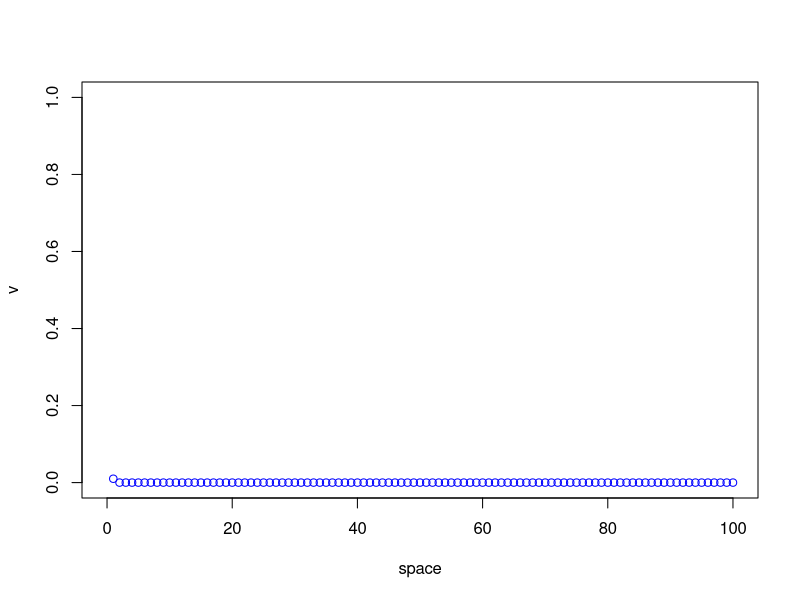
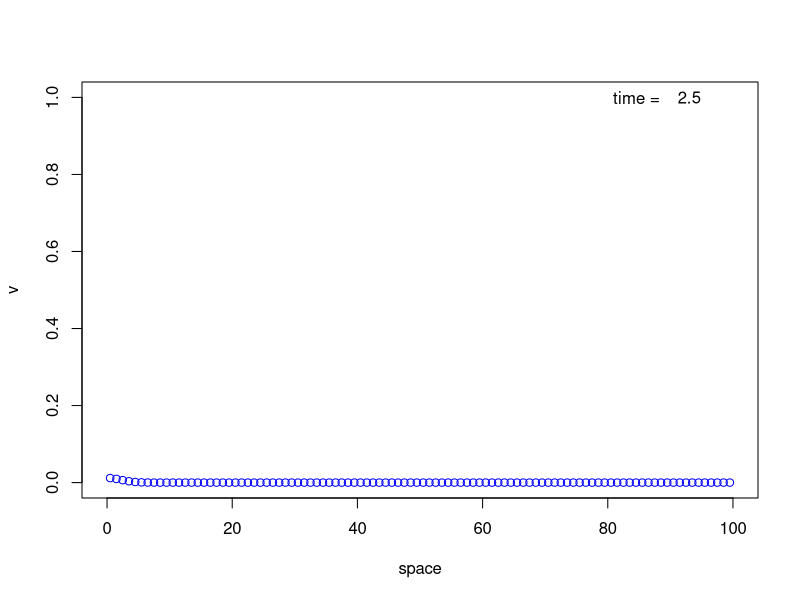
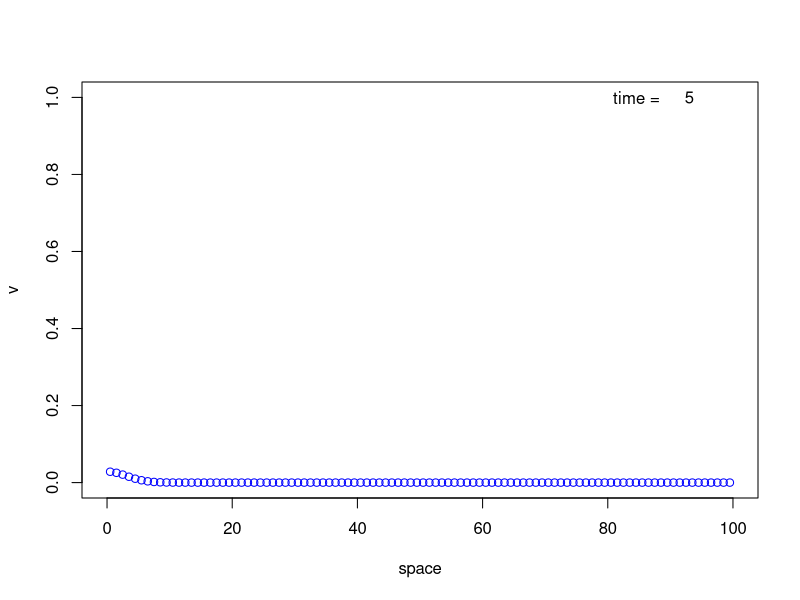
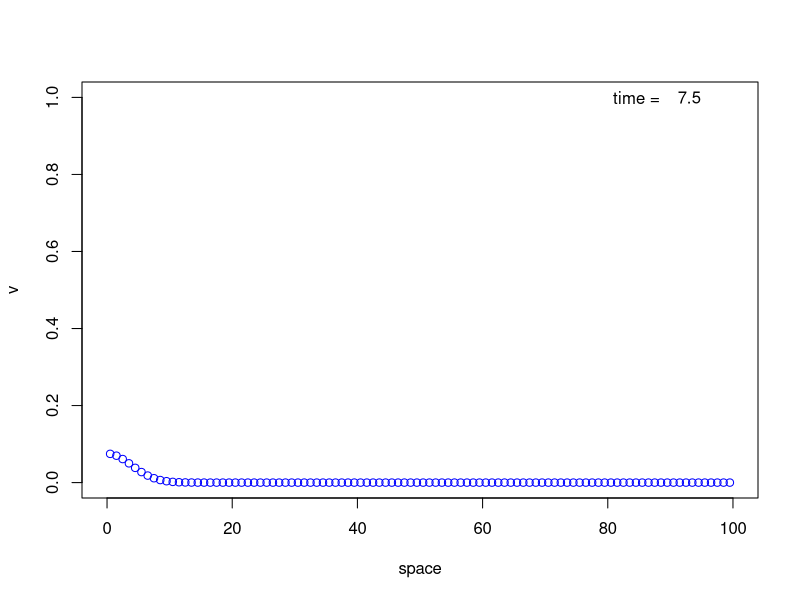
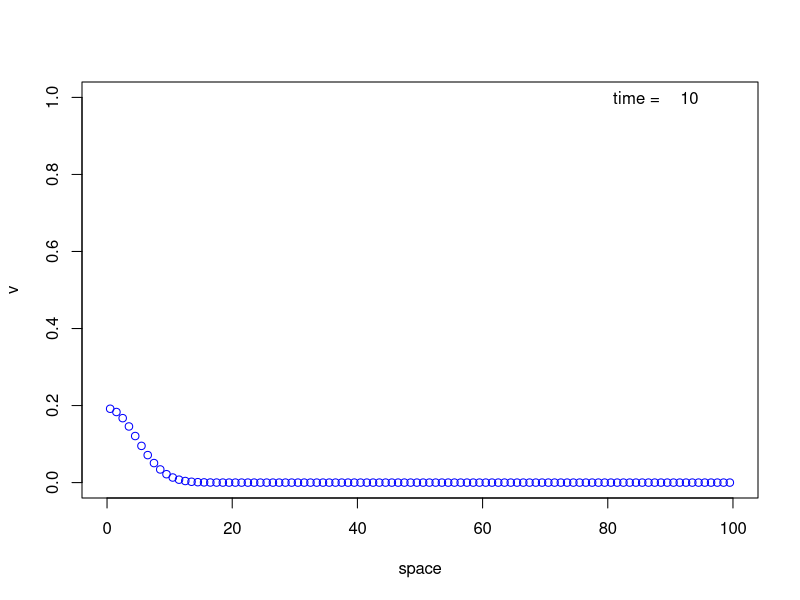
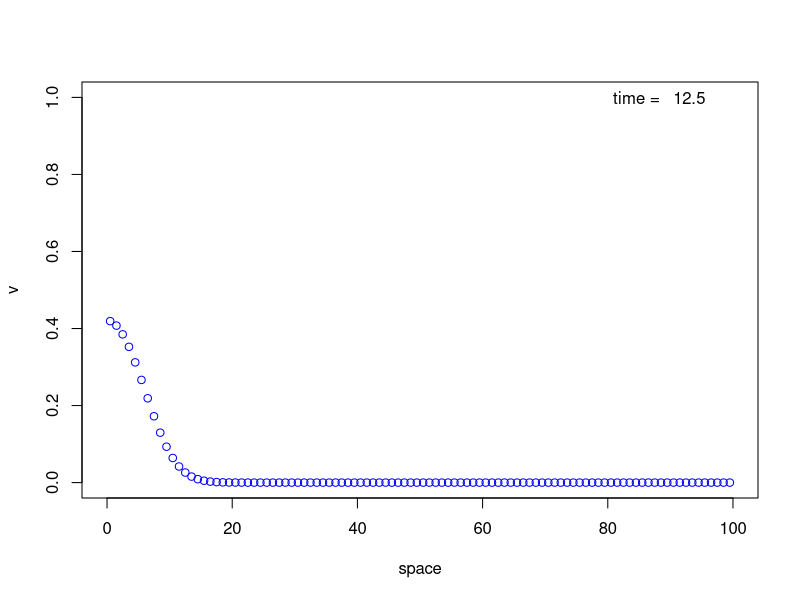
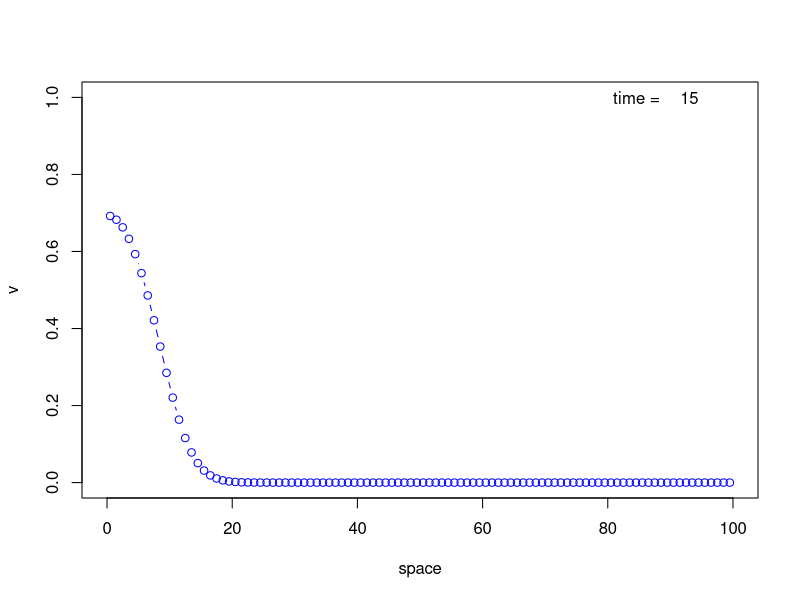
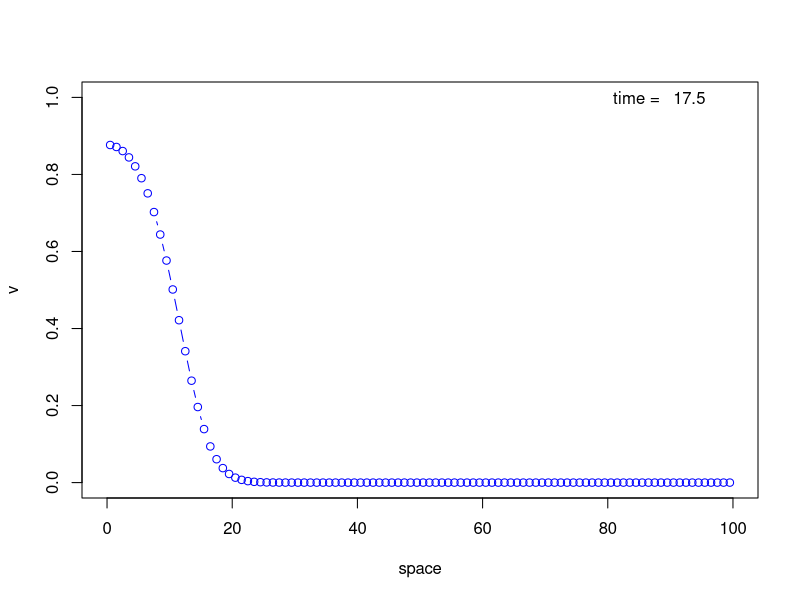

The R script that drew these images, in order:
#
# simulate logistic equation with spatial diffusion
#


# set parameters
# --------------

dt     = 0.1        # time step
dx     = 1.0        # space space
Nx      = 100        # number of space steps
Nt      = 1000       # number of time steps
tplot  = 25         # output time steps 

D      = 1.0        # diffusion coefficient
p      = D*dt/dx^2  # fraction jumping left and right one cell per time step

r     = 0.5         # low v growth rate 
K     = 1.0         # carrying capacity
v0    = 0.01        # initial amount at the left edge
                
framepause = 0.01   # time to pause between plots

# logistic growth function
#
fv=function(v) r*v*(1-v/K)


# need p<=1/2 for stability stop if violated
#
if( p > 0.5 ) stop( sprintf("p=%g, p must be less than 0.5, reduce the time step",p ) )

# initialize storage for solution
#--------------------------------
v   = numeric(Nx)
vnew= numeric(Nx)

# time and space variables
#
t   = (0:Nt)*dt
x  = ((1:Nx)-0.5)*dx

# set initial conditions
# ----------------------
v[1] = v0

# plot the initial condition
#
t=0
plot(dx*(1:Nx),v,type='b',col='blue',xlim=c(0,dx*Nx),ylim=c(0,1),xlab='space')

# long pause before main loop to show initial data
#
Sys.sleep(3)



# run simulation
# --------------

for (nt in 1:Nt){
  
  # update left boundary point
  #
  vnew[1]=v[1]+p*(v[2]-v[1]) + dt*fv(v[1])

  # loop over interior points
  #
  for (j in 2:(Nx-1)){
	  vnew[j]=v[j]+p*(v[j-1]-2*v[j]+v[j+1]) + dt*fv(v[j])
  }
  
  # update the right boundary point
  #
  vnew[Nx]=v[Nx]+p*(v[Nx-1]-v[Nx]) + dt*fv(v[Nx])
  
  # replace u with the new values
  #
  v=vnew
  
  # compute the time for a box to reach a threshold
  #
  if (v[50] > 0.5) {
    tarrive= nt * dt
    cat(sprintf("arrived at %g", tarrive))
    plot(x,v,type='b',col='blue',xlim=c(0,dx*Nx),ylim=c(0,1),xlab='space')
    break
  }
  
  # make a plot of the solution
  #
  if(nt %% tplot == 0){
    t = nt * dt
    plot(x,v,type='b',col='blue',xlim=c(0,dx*Nx),ylim=c(0,1),xlab='space')
    text(0.85*Nx,1.0,"time = ")
    text(0.93*Nx,1.0,t)
  }

  # pause
  #
  Sys.sleep(framepause)
                                      
    
  
}  # end loop in time





